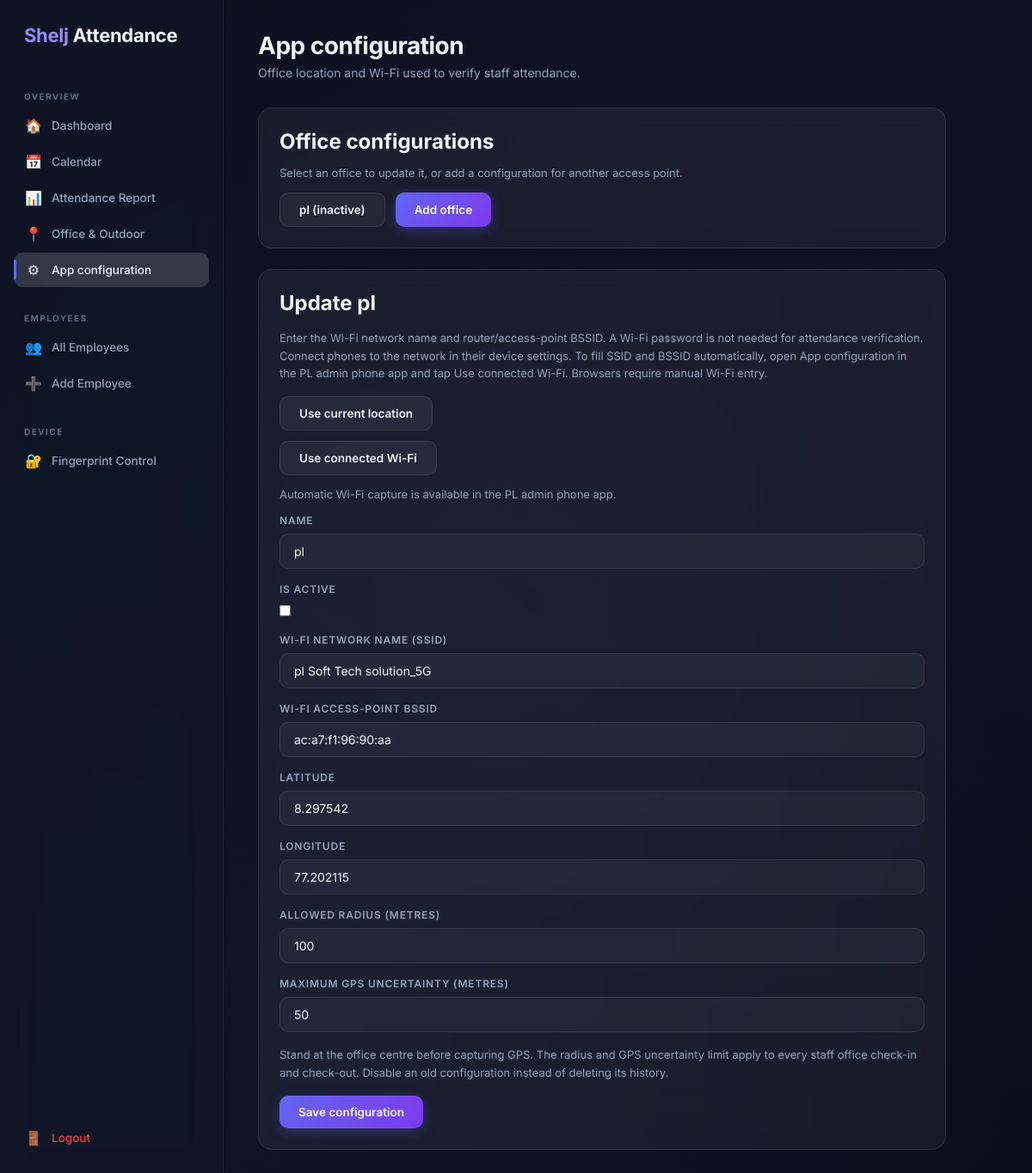
/web/configuration/1/ (signed in), run on the app's committed database.
### attendance/models.py (models this page shows, shortened)
class OfficeLocation(models.Model):
    name = models.CharField(max_length=100)
    is_active = models.BooleanField(default=True)
    wifi_ssid = models.CharField(max_length=32)
    wifi_bssid = models.CharField(max_length=17, validators=[RegexValidator(
        r"^(?:[0-9A-Fa-f]{2}:){5}[0-9A-Fa-f]{2}$", "Enter the router BSSID, e.g. AA:BB:CC:DD:EE:FF.",
    )])
    latitude = models.FloatField(validators=[MinValueValidator(-90), MaxValueValidator(90)])
    longitude = models.FloatField(validators=[MinValueValidator(-180), MaxValueValidator(180)])
    radius_meters = models.PositiveIntegerField(default=100, validators=[MinValueValidator(10), MaxValueValidator(1000)])
    max_accuracy_meters = models.PositiveIntegerField(default=50, validators=[MinValueValidator(1), MaxValueValidator(100)])

### attendance/configuration.py (the view)
# urls.py: path("configuration/", app_configuration, name="app_configuration"),
@management_required
@require_http_methods(["GET", "POST"])
def app_configuration(request, office_id=None):
    office = get_object_or_404(OfficeLocation, pk=office_id) if office_id else None
    form = OfficeLocationForm(request.POST if request.method == "POST" else None, instance=office)
    if request.method == "POST" and form.is_valid():
        office = form.save()
        return redirect(f"/web/configuration/{office.pk}/?saved=1")
    return render(request, "attendance/configuration.html", {
        "form": form, "office": office, "offices": OfficeLocation.objects.order_by("name", "pk"),
        "saved": request.GET.get("saved") == "1",
    })

### attendance/forms.py (shortened to what this page needs)
class OfficeLocationForm(forms.ModelForm):
    wifi_ssid = forms.CharField(label="Wi-Fi network name (SSID)", max_length=32, strip=False)
    def __init__(self, *args, **kwargs):
        super().__init__(*args, **kwargs)
        for field in self.fields.values():
            if not isinstance(field.widget, forms.CheckboxInput):
                field.widget.attrs["class"] = "form-input"
    class Meta:
        model = OfficeLocation
        fields = ["name", "is_active", "wifi_ssid", "wifi_bssid", "latitude", "longitude", "radius_meters", "max_accuracy_meters"]
        labels = {"wifi_bssid": "Wi-Fi access-point BSSID", "radius_meters": "Allowed radius (metres)", "max_accuracy_meters": "Maximum GPS uncertainty (metres)"}

### attendance/context_processors.py (called while the page is built)
def device_status(request):
    device = (
        AttendanceDevice.objects
        .filter(is_active=True)
        .first()
    )
    return {
        "device": device,
    }

### attendance/templates/attendance/configuration.html (shortened to what this page needs)
{% extends "attendance/base.html" %}
{% block nav_configuration %}active{% endblock %}
{% block content %}
<div class="page-header"><div><h1>App configuration</h1><p>Office location and Wi-Fi used to verify staff attendance.</p></div></div>
<div style="max-width:800px; display:grid; gap:24px;">
    <section class="glass-card" aria-labelledby="saved-offices">
        <h2 id="saved-offices">Office configurations</h2>
        <p style="margin:12px 0;">Select an office to update it, or add a configuration for another access point.</p>
        <div style="display:flex; gap:12px; flex-wrap:wrap;">
            {% for item in offices %}<a class="btn btn-secondary" href="{% url 'app_configuration_edit' item.pk %}">{{ item.name }}{% if not item.is_active %} (inactive){% endif %}</a>{% empty %}<p>No office configured yet.</p>{% endfor %}
            <a class="btn btn-primary" href="{% url 'app_configuration' %}">Add office</a>
        </div>
    </section>
    <section class="glass-card">
        <h2>{% if office %}Update {{ office.name }}{% else %}Add office configuration{% endif %}</h2>
        <p style="margin:16px 0;">Enter the Wi-Fi network name and router/access-point BSSID. A Wi-Fi password is not needed for attendance verification. Connect phones to the network in their device settings. To fill SSID and BSSID automatically, open App configuration in the PL admin phone app and tap Use connected Wi-Fi. Browsers require manual Wi-Fi entry.</p>
        <button type="button" class="btn btn-secondary" id="current-location">Use current location</button>
        <button type="button" class="btn btn-secondary" id="connected-wifi" aria-controls="wifi-help" aria-expanded="false">Use connected Wi-Fi</button>
        <p style="margin:12px 0;">Automatic Wi-Fi capture is available in the PL admin phone app.</p>
        <form method="post">
            {% for field in form %}<div style="margin-bottom:16px;"><label class="form-label" for="{{ field.id_for_label }}">{{ field.label }}</label>{{ field }} </div>{% endfor %}
            <p style="margin:16px 0;">Stand at the office centre before capturing GPS. The radius and GPS uncertainty limit apply to every staff office check-in and check-out. Disable an old configuration instead of deleting its history.</p>
            <button class="btn btn-primary" type="submit">Save configuration</button>
        </form>
    </section>
</div>
{% endblock %}

### attendance/templates/attendance/base.html (style rules this page uses)
*, *::before, *::after { box-sizing: border-box; margin: 0; padding: 0; }
:root { --bg-primary: #0a0e1a; --bg-secondary: #111827; --glass-bg: rgba(255, 255, 255, 0.05); --glass-border: rgba(255, 255, 255, 0.08); --glass-hover: rgba(255, 255, 255, 0.1); --glass-active: rgba(255, 255, 255, 0.15); --text-primary: #f1f5f9; --text-secondary: #94a3b8; --text-muted: #64748b; --accent: #6366f1; --accent-light: #818cf8; --accent-glow: rgba(99, 102, 241, 0.3); --success: #22c55e; --success-glow: rgba(34, 197, 94, 0.3); --danger: #ef4444; --danger-glow: rgba(239, 68, 68, 0.3); --warning: #f59e0b; --warning-glow: rgba(245, 158, 11, 0.3); --sidebar-width: 260px; --radius: 16px; --radius-sm: 10px; --transition: 0.2s cubic-bezier(0.4, 0, 0.2, 1); }
html { scroll-behavior: smooth; }
body { font-family: 'Inter', -apple-system, BlinkMacSystemFont, sans-serif; background: var(--bg-primary); color: var(--text-primary); min-height: 100vh; overflow-x: hidden; }
body::before { content: ''; position: fixed; top: -50%; left: -50%; width: 200%; height: 200%; background: radial-gradient(circle at 20% 80%, rgba(99, 102, 241, 0.08) 0%, transparent 50%), radial-gradient(circle at 80% 20%, rgba(139, 92, 246, 0.06) 0%, transparent 50%), radial-gradient(circle at 50% 50%, rgba(59, 130, 246, 0.04) 0%, transparent 50%); animation: bgShift 20s ease-in-out infinite; z-index: -1; }
.page-header { display: flex; justify-content: space-between; align-items: flex-start; margin-bottom: 32px; }
.page-header h1 { font-size: 28px; font-weight: 700; letter-spacing: -0.5px; margin-bottom: 6px; }
.page-header p { color: var(--text-secondary); font-size: 14px; }
.glass-card { background: var(--glass-bg); backdrop-filter: blur(12px); -webkit-backdrop-filter: blur(12px); border: 1px solid var(--glass-border); border-radius: var(--radius); padding: 24px; transition: var(--transition); }
.glass-card p { color: var(--text-secondary); font-size: 13px; line-height: 1.6; }
.btn { display: inline-flex; align-items: center; justify-content: center; gap: 8px; padding: 11px 22px; border: none; border-radius: var(--radius-sm); font-family: inherit; font-size: 13.5px; font-weight: 600; cursor: pointer; transition: var(--transition); text-decoration: none; }
.btn-primary { background: linear-gradient(135deg, var(--accent), #7c3aed); color: white; box-shadow: 0 4px 15px var(--accent-glow); }
.btn-secondary { background: var(--glass-bg); color: var(--text-primary); border: 1px solid var(--glass-border); }
.form-input { width: 100%; padding: 11px 16px; background: rgba(255, 255, 255, 0.04); border: 1px solid var(--glass-border); border-radius: var(--radius-sm); color: var(--text-primary); font-family: inherit; font-size: 14px; transition: var(--transition); outline: none; }
.form-input::placeholder { color: var(--text-muted); }
.form-label { display: block; font-size: 12px; font-weight: 600; text-transform: uppercase; letter-spacing: 0.8px; color: var(--text-secondary); margin-bottom: 8px; }

### data on the page
OfficeLocation: name "pl", shows "(inactive)", form "pl" "pl Soft Tech solution_5G" "ac:a7:f1:96:90:aa" "8.297542" "77.202115" "100" "50"

### other printed values
{{ field.label }} "NAME" "IS ACTIVE" "WI-FI NETWORK NAME (SSID)" "WI-FI ACCESS-POINT BSSID" "LATITUDE" "LONGITUDE" "ALLOWED RADIUS (METRES)" "MAXIMUM GPS UNCERTAINTY (METRES)"
